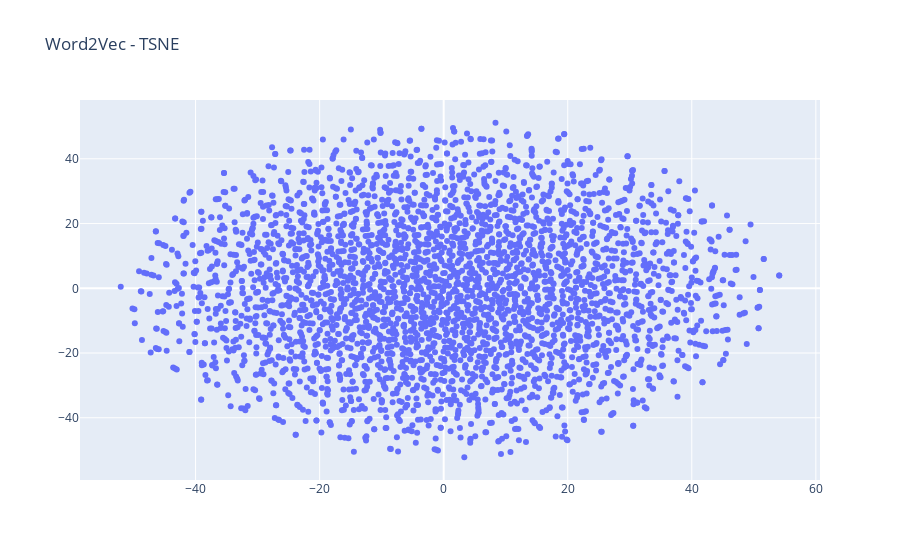
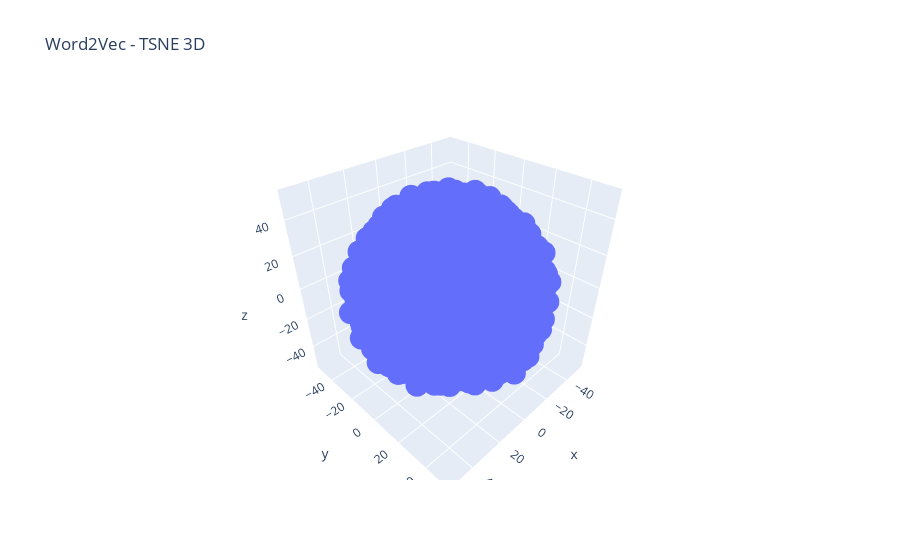

The notebook cell these images were saved under, in order:
### Code cell
from sklearn.manifold import TSNE
import numpy as np

def reduce_dimensions(model):
    num_components = 2 # number of dimensions to keep after compression
    # extract vocabulary from model and vectors in order to associate them in t
    vectors = np.asarray(model.wv.vectors)
    labels = np.asarray(model.wv.index_to_key)
    # apply TSNE
    tsne = TSNE(n_components=num_components, random_state=0)
    vectors = tsne.fit_transform(vectors)
    x_vals = [v[0] for v in vectors]
    y_vals = [v[1] for v in vectors]
    return x_vals, y_vals, labels

def plot_embeddings(x_vals, y_vals, labels):
    import plotly.graph_objs as go
    fig = go.Figure()
    trace = go.Scatter(x=x_vals, y=y_vals, mode='markers', text=labels)
    fig.add_trace(trace)
    fig.update_layout(title="Word2Vec - TSNE")
    fig.show()
    return fig

x_vals, y_vals, labels = reduce_dimensions(model)
plot = plot_embeddings(x_vals, y_vals, labels)

def reduce_dimensions3d(model):
    num_components = 3 # number of dimensions to keep after compression
    # extract vocabulary from model and vectors in order to associate them in t
    vectors = np.asarray(model.wv.vectors)
    labels = np.asarray(model.wv.index_to_key)
    # apply TSNE
    tsne = TSNE(n_components=num_components, random_state=0)
    vectors = tsne.fit_transform(vectors)
    x_vals = [v[0] for v in vectors]
    y_vals = [v[1] for v in vectors]
    z_vals = [v[2] for v in vectors]
    return x_vals, y_vals, z_vals,labels

def plot_embeddings(x_vals, y_vals, z_vals, labels):
    import plotly.graph_objs as go
    fig = go.Figure()
    trace = go.Scatter3d(x=x_vals, y=y_vals, z=z_vals, mode='markers', text=labels)
    fig.add_trace(trace)
    fig.update_layout(title="Word2Vec - TSNE 3D")
    fig.show()
    return fig

x_vals, y_vals, z_vals, labels = reduce_dimensions3d(model)
plot = plot_embeddings(x_vals, y_vals, z_vals, labels)

### Figure 1 — Plotly figure (JSON) as saved in the notebook; plotly's stock layout.template omitted (floating-point values rounded to 4 significant figures; data arrays with more than 128 entries replaced by an {"elided": "..."} marker saying what was removed)
{"data": [{"mode": "markers", "text": {"elided": "3488 str values"}, "type": "scatter", "x": {"elided": "3488 float values"}, "y": {"elided": "3488 float values"}}], "layout": {"title": {"text": "Word2Vec - TSNE"}}}

### Figure 2 — Plotly figure (JSON) as saved in the notebook; plotly's stock layout.template omitted (floating-point values rounded to 4 significant figures; data arrays with more than 128 entries replaced by an {"elided": "..."} marker saying what was removed)
{"data": [{"mode": "markers", "text": {"elided": "3488 str values"}, "type": "scatter3d", "x": {"elided": "3488 float values"}, "y": {"elided": "3488 float values"}, "z": {"elided": "3488 float values"}}], "layout": {"title": {"text": "Word2Vec - TSNE 3D"}}}
